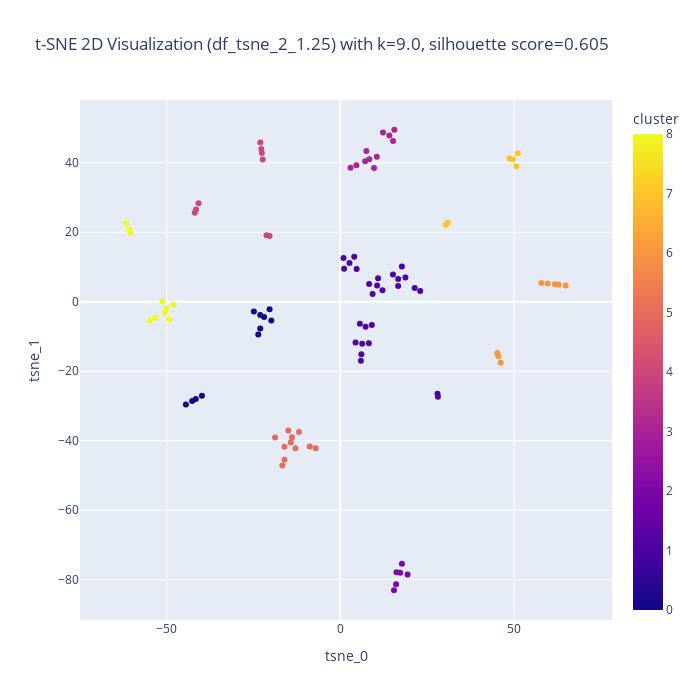

Notebook code for this chart:
### Markdown cell above
### 1등

### Code cell
# 1. 최고 성능의 t-SNE 하이퍼파라미터 조합 추출
#    (df_view_tSNE는 'tsne_dimension', 'perplexity', 'k', 'silhouette_score' 칼럼을 가진 DataFrame으로 가정)
best_row = df_view_1.iloc[0]
tsne_dimension = best_row['tsne_dimension']
perplexity = best_row['perplexity']   # 소수 가능
k = best_row['k']
sil_score = best_row['silhouette_score']

# 2. tsne_dfs 딕셔너리에서 해당 하이퍼파라미터에 맞는 t-SNE 결과 DataFrame 불러오기
#    저장 시 키는 "df_tsne_{tsne_dimension}_{perplexity}" 형식으로 저장했다고 가정 (여기서는 그대로 사용)
tsne_key = f"df_tsne_{int(tsne_dimension)}_{float(perplexity):.2f}"
print("Best t-SNE parameters:", tsne_key, "with k =", k, "and silhouette score =", sil_score)

best_tsne_df = tsne_dfs[tsne_key].copy()  # 원본 보호

# 3. K-Means 군집화 적용
#    book_id 컬럼 등 문자열은 제외하고, 오직 t-SNE 임베딩 좌표만 사용
if int(tsne_dimension) == 2:
    feature_cols = ['tsne_0', 'tsne_1']
elif int(tsne_dimension) == 3:
    feature_cols = ['tsne_0', 'tsne_1', 'tsne_2']
else:
    raise ValueError("t-SNE 차원은 2 또는 3이어야 합니다.")

from sklearn.cluster import KMeans
kmeans = KMeans(n_clusters=int(k), random_state=42)
labels = kmeans.fit_predict(best_tsne_df[feature_cols].values)
best_tsne_df['cluster'] = labels

# 3-1. 각 클러스터별 대표 Book ID(centroid와 가장 가까운 점의 book_id)를 계산
import numpy as np
rep_book_ids_tsne_1 = {}
for cluster, group in best_tsne_df.groupby('cluster'):
    # 해당 클러스터의 centroid 계산 (feature_cols 기준)
    centroid = group[feature_cols].mean().values
    # 각 점과 centroid 간의 유클리드 거리 계산
    distances = np.linalg.norm(group[feature_cols].values - centroid, axis=1)
    # 가장 가까운 점의 인덱스
    idx = np.argmin(distances)
    rep_book_id = group.iloc[idx]['book_id']
    rep_book_ids_tsne_1[cluster] = rep_book_id

# 대표 Book ID들을 한 줄로 출력
print("Representative Book IDs by Cluster:", rep_book_ids_tsne_1)

# 4. Plotly로 시각화 (2D 또는 3D)
import plotly.express as px

if int(tsne_dimension) == 2:
    fig = px.scatter(
        best_tsne_df,
        x='tsne_0',
        y='tsne_1',
        color='cluster',
        hover_data=['book_id'],
        title=f"t-SNE 2D Visualization ({tsne_key}) with k={k}, silhouette score={sil_score:.3f}"
    )
    # 2D 정사각형(정방형) 설정
    fig.update_layout(
        autosize=False,
        width=700,
        height=700,
        xaxis=dict(scaleanchor="y", scaleratio=1),
        yaxis=dict(scaleanchor="x", scaleratio=1)
    )
elif int(tsne_dimension) == 3:
    fig = px.scatter_3d(
        best_tsne_df,
        x='tsne_0',
        y='tsne_1',
        z='tsne_2',
        color='cluster',
        hover_data=['book_id'],
        title=f"t-SNE 3D Visualization ({tsne_key}) with k={k}, silhouette score={sil_score:.3f}"
    )
    # 3D 정육면체 설정
    fig.update_layout(
        scene=dict(aspectmode='cube'),
        width=700,
        height=700
    )
else:
    fig = None
    print("Visualization for t-SNE dimensions other than 2 or 3 is not supported.")

if fig is not None:
    fig.show()

### Figure 1 — Plotly figure (JSON) as saved in the notebook; plotly's stock layout.template omitted (floating-point values rounded to 4 significant figures)
{"data": [{"customdata": [["67b052977c1804ebceb00499"], ["67b052977c1804ebceb0068e"], ["67b052977c1804ebceb00883"], ["67b052977c1804ebceb00a78"], ["67b052977c1804ebceb00c6d"], ["67b052977c1804ebceb00e62"], ["67b052977c1804ebceb00fff"], ["67b052977c1804ebceb01064"], ["67b052977c1804ebceb010c9"], ["67b052977c1804ebceb0112e"], ["67b052977c1804ebceb01193"], ["67b052977c1804ebceb011f8"], ["67b052987c1804ebceb0125d"], ["67b052987c1804ebceb012c2"], ["67b052987c1804ebceb01327"], ["67b052987c1804ebceb0138c"], ["67b052987c1804ebceb013f1"], ["67b052987c1804ebceb01456"], ["67b052987c1804ebceb014bb"], ["67b052987c1804ebceb01520"], ["67b052987c1804ebceb01585"], ["67b052987c1804ebceb015ea"], ["67b052987c1804ebceb0164f"], ["67b052987c1804ebceb016b4"], ["67b052987c1804ebceb01719"], ["67b052987c1804ebceb0177e"], ["67b052987c1804ebceb017e3"], ["67b052987c1804ebceb01848"], ["67b052987c1804ebceb018ad"], ["67b052987c1804ebceb01912"], ["67b052987c1804ebceb01977"], ["67b052987c1804ebceb019dc"], ["67b052987c1804ebceb01a41"], ["67b052987c1804ebceb01aa6"], ["67b052987c1804ebceb01b0b"], ["67b052987c1804ebceb01b70"], ["67b052987c1804ebceb01bd5"], ["67b052987c1804ebceb01c3a"], ["67b052987c1804ebceb01c9f"], ["67b052987c1804ebceb01d04"], ["67b052987c1804ebceb01d69"], ["67b052987c1804ebceb01dce"], ["67b052987c1804ebceb01e33"], ["67b052997c1804ebceb01e98"], ["67b052997c1804ebceb01efd"], ["67b052997c1804ebceb01f62"], ["67b052997c1804ebceb01fc7"], ["67b052997c1804ebceb0202c"], ["67b052997c1804ebceb02091"], ["67b052997c1804ebceb020f6"], ["67b052997c1804ebceb0215b"], ["67b052997c1804ebceb021c0"], ["67b052997c1804ebceb02225"], ["67b052997c1804ebceb0228a"], ["67b052997c1804ebceb022ef"], ["67b052997c1804ebceb02354"], ["67b052997c1804ebceb023b9"], ["67b052997c1804ebceb0241e"], ["67b052997c1804ebceb02483"], ["67b052997c1804ebceb024e8"], ["67b052997c1804ebceb0254d"], ["67b052997c1804ebceb025b2"], ["67b052997c1804ebceb02617"], ["67b052997c1804ebceb0267c"], ["67b052997c1804ebceb026e1"], ["67b052997c1804ebceb02746"], ["67b052997c1804ebceb027ab"], ["67b052997c1804ebceb02810"], ["67b052997c1804ebceb02875"], ["67b052997c1804ebceb028da"], ["67b052997c1804ebceb0293f"], ["67b052997c1804ebceb029a4"], ["67b052997c1804ebceb02a09"], ["67b052997c1804ebceb02a6e"], ["67b0529a7c1804ebceb02ad3"], ["67b0529a7c1804ebceb02b38"], ["67b0529a7c1804ebceb02b9d"], ["67b0529a7c1804ebceb02c02"], ["67b0529a7c1804ebceb02c3f"], ["67b0529a7c1804ebceb02ca4"], ["67b0529a7c1804ebceb02d09"], ["67b0529a7c1804ebceb02d6e"], ["67b0529a7c1804ebceb02dd3"], ["67b0529a7c1804ebceb02e38"], ["67b0529a7c1804ebceb02e9d"], ["67b0529a7c1804ebceb02f02"], ["67b0529a7c1804ebceb02f67"], ["67b0529a7c1804ebceb02fcc"], ["67b0529a7c1804ebceb03031"], ["67b0529a7c1804ebceb03096"], ["67b0529a7c1804ebceb030fb"], ["67b0529a7c1804ebceb03160"], ["67b0529a7c1804ebceb031c5"], ["67b0529a7c1804ebceb0322a"], ["67b0529a7c1804ebceb0328f"], ["67b0529a7c1804ebceb032f4"], ["67b0529a7c1804ebceb03359"], ["67b0529a7c1804ebceb033be"], ["67b0529a7c1804ebceb03423"]], "hovertemplate": "tsne_0=%{x}<br>tsne_1=%{y}<br>book_id=%{customdata[0]}<br>cluster=%{marker.color}<extra></extra>", "legendgroup": "", "marker": {"color": [4, 4, 2, 6, 8, 6, 0, 7, 1, 1, 0, 1, 2, 6, 1, 1, 2, 1, 1, 7, 5, 1, 4, 8, 8, 0, 1, 3, 2, 5, 6, 3, 6, 1, 1, 1, 0, 0, 4, 0, 8, 0, 3, 1, 1, 1, 1, 5, 4, 4, 1, 1, 5, 8, 1, 3, 4, 1, 8, 1, 6, 5, 0, 1, 7, 8, 1, 3, 1, 5, 8, 2, 5, 5, 3, 1, 1, 3, 2, 7, 4, 8, 7, 7, 8, 3, 4, 5, 5, 5, 1, 6, 0, 3, 3, 6, 0, 0, 3], "coloraxis": "coloraxis", "symbol": "circle"}, "mode": "markers", "name": "", "orientation": "v", "showlegend": false, "type": "scatter", "x": [-21.25, -22.78, 17.19, 45.51, -50.49, 61.77, -44.49, 30.28, 17.71, 4.371, -20.39, 3.985, 19.35, 45.17, 21.39, 6.281, 16.17, 4.675, 6.049, 49.72, -16.09, 15.14, -20.38, -61.66, -49.27, -21.96, 5.609, 7.482, 17.73, -8.813, 64.89, 15.17, 57.89, 0.8967, 9.061, 5.915, -39.87, -41.64, -40.84, -23.07, -60.81, -42.68, 8.321, 8.182, 10.85, 8.272, 9.277, -12.95, -22.36, -23.05, 10.57, 22.98, -11.91, -60.41, 7.262, 10.48, -22.61, 2.623, -50.11, 1.077, 46.15, -7.102, -23.07, 28.09, 50.71, -53.3, 16.63, 12.27, 12.12, -14.29, -54.87, 15.44, -16.71, -16.13, 9.688, 18.71, 27.97, 14.1, 16.04, 51.07, -41.93, -48.05, 30.97, 48.67, -51.29, 7.128, -41.57, -18.81, -13.94, -14.99, 16.64, 62.89, -19.9, 2.91, 4.603, 59.69, -24.92, -23.66, 15.54], "xaxis": "x", "y": [19.15, 43.99, -78.04, -15.72, -3.158, 5.004, -29.56, 22.19, 10.11, -11.72, -2.156, 12.92, -78.56, -14.77, 3.927, -12.12, -77.88, 9.422, -15.15, 41.05, -45.5, 7.863, 18.92, 22.57, -5.108, -4.386, -6.332, 43.43, -75.42, -41.72, 4.672, 46.28, 5.427, 12.59, -6.707, -16.96, -27.08, -28.01, 28.38, -3.855, 20.74, -28.58, 40.99, -11.97, 6.758, 5.135, 2.194, -42.17, 40.98, 45.88, 4.676, 3.104, -37.51, 19.83, -7.211, 41.71, 42.86, 11.15, -1.872, 9.461, -17.57, -42.16, -7.692, -27.36, 39.01, -4.612, 4.506, 48.7, 3.328, -40.55, -5.408, -83.08, -47.18, -41.73, 38.48, 7.005, -26.47, 47.87, -81.39, 42.76, 25.64, -0.8216, 22.76, 41.23, 0.1294, 40.42, 26.54, -39.11, -39.04, -37.1, 6.575, 4.885, -5.436, 38.55, 39.29, 5.234, -2.788, -9.415, 49.52], "yaxis": "y"}], "layout": {"autosize": false, "coloraxis": {"colorbar": {"title": {"text": "cluster"}}, "colorscale": [[0, "#0d0887"], [0.1111, "#46039f"], [0.2222, "#7201a8"], [0.3333, "#9c179e"], [0.4444, "#bd3786"], [0.5556, "#d8576b"], [0.6667, "#ed7953"], [0.7778, "#fb9f3a"], [0.8889, "#fdca26"], [1, "#f0f921"]]}, "height": 700, "legend": {"tracegroupgap": 0}, "title": {"text": "t-SNE 2D Visualization (df_tsne_2_1.25) with k=9.0, silhouette score=0.605"}, "width": 700, "xaxis": {"anchor": "y", "domain": [0, 1], "scaleanchor": "y", "scaleratio": 1, "title": {"text": "tsne_0"}}, "yaxis": {"anchor": "x", "domain": [0, 1], "scaleanchor": "x", "scaleratio": 1, "title": {"text": "tsne_1"}}}}
